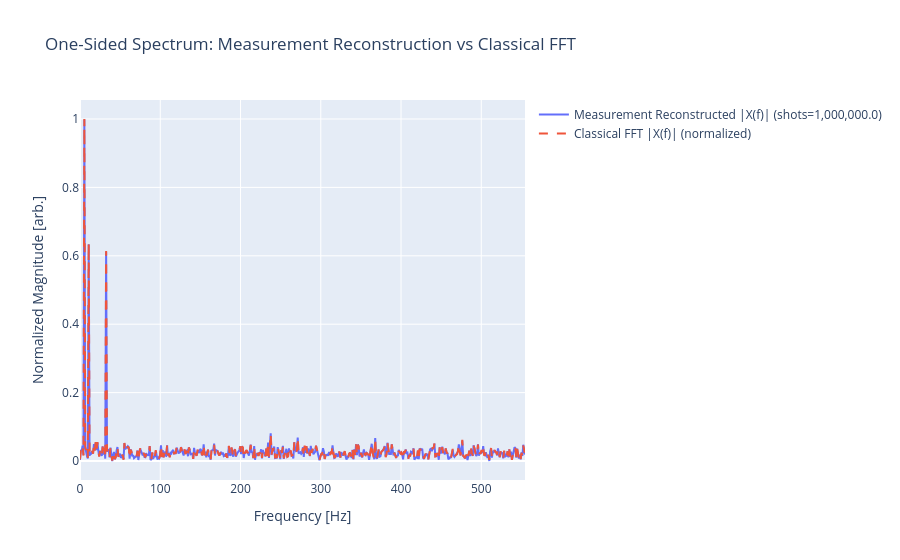
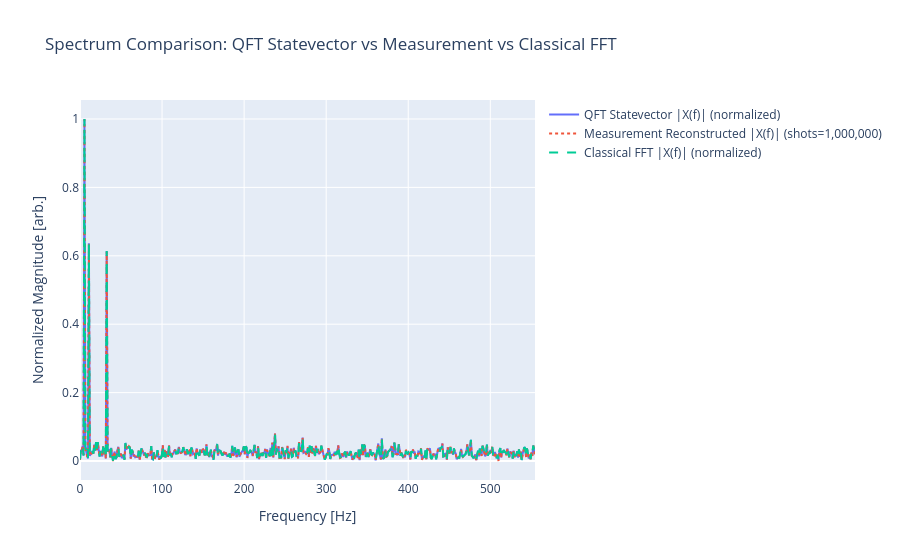

The notebook cell saved with these charts, in order:
### Markdown cell above
# Q2 c)
Now we can apply the QFT to our signal to reconstruct the spectrum. We can then compare our reconstructed spectrum to the classical FFT to see how well we did. Using measurements to reconstruct the spectrum will introduce some noise due to the finite number of shots, so we expect to see some differences between the measurement reconstructed spectrum and the classical FFT. We can plot the difference between the two spectra to see how well we did.

Another drawbacks of using measurements is that recovering the relative phase information between the different frequency components is not straightforward. The measurement probabilities only give us the magnitude of the DFT values, but not their phase. This means that we can only reconstruct the magnitude spectrum, but not the full complex spectrum which includes both magnitude and phase information. This can be a significant limitation if we are interested in analyzing the phase relationships between different frequency components in our signal.

However, using a simulator with statevector access, we can directly access the output state of the QFT and extract both the magnitude and phase information of the DFT values without needing to rely on measurements. This allows us to reconstruct the full complex spectrum and analyze the phase relationships between different frequency components in our signal.

### Code cell
def spectrum_from_QFT(signal, dt = dt,  shots=200000, compare_to_fft=True, statevector_access=False):

    qc_qft = QFT(signal)
    #show circuit diagram and make sure it displays in output
    display(qc_qft.decompose().draw('mpl'))

    N = len(signal)
    n_qubits = int(np.ceil(np.log2(N)))
    freq = sp.fft.fftfreq(N, dt)
    pos = freq >= 0

    # Classical FFT reference (complex + normalized magnitude)
    fft_complex = sp.fft.fft(signal)
    fft_mag_norm = np.abs(fft_complex) / (np.max(np.abs(fft_complex)) + 1e-15)

    # Shot-based measurement reconstruction (hardware-like)
    aer_qasm = AerSimulator()
    qc_meas_t = transpile(qc_qft, aer_qasm)
    result_meas = aer_qasm.run(qc_meas_t, shots=int(shots)).result()
    counts = result_meas.get_counts()

    p = np.zeros(N)
    for bitstr, c in counts.items():
        k = int(bitstr, 2)
        p[k] = c / int(shots)


    mag_meas = np.sqrt(p)
    mag_meas /= np.max(mag_meas) + 1e-15

    # Plot measurement reconstruction vs classical FFT
    fig_meas = go.Figure()
    fig_meas.add_trace(go.Scatter(x=freq[pos],y=mag_meas[pos],mode='lines',name=f'Measurement Reconstructed |X(f)| (shots={shots:,})'))

    if compare_to_fft:
        # Classical reference (normalized magnitude)
        fft_ref = np.abs(sp.fft.fft(signal))
        fft_ref /= np.max(fft_ref) + 1e-15
        fig_meas.add_trace(go.Scatter(x=freq[pos],y=fft_ref[pos],mode='lines',name='Classical FFT |X(f)| (normalized)',line=dict(dash='dash')))

    fig_meas.update_layout(title='One-Sided Spectrum: Measurement Reconstruction vs Classical FFT',xaxis_title='Frequency [Hz]',yaxis_title='Normalized Magnitude [arb.]')
    fig_meas.show()

    # Optional statevector reconstruction (full complex spectrum)
    if statevector_access:
        # Run statevector simulation to get full complex spectrum
        aer_sv = StatevectorSimulator()
        qc_sv_t = transpile(qc_qft.remove_final_measurements(inplace=False), aer_sv)
        result_sv = aer_sv.run(qc_sv_t).result()
        statevector_qft = np.asarray(result_sv.get_statevector(), dtype=complex)

        # Undo amplitude encoding normalization to match scipy.fft.fft(signal)
        statevector_qft = statevector_qft * np.sqrt(N) * np.linalg.norm(signal)

        # Reorder bins since state vector is little-endian but FFT output is big-endian
        rev = np.array([int(f"{i:0{n_qubits}b}"[::-1], 2) for i in range(N)], dtype=int)
        statevector_qft = statevector_qft[rev]

        mag_qft_norm = np.abs(statevector_qft) / (np.max(np.abs(statevector_qft)) + 1e-15)

        # Direct numerical check that statevector reconstruction matches classical FFT
        rel_err_sv_vs_fft = np.linalg.norm(np.abs(statevector_qft) - np.abs(fft_complex)) / (np.linalg.norm(np.abs(fft_complex)) + 1e-15)
        print(f'Relative L2 error |QFT_statevector|-|FFT|: {rel_err_sv_vs_fft:.3e}')

        # Plot statevector vs measurement vs FFT
        fig_sv = go.Figure()
        fig_sv.add_trace(go.Scatter(x=freq[pos], y=mag_qft_norm[pos], mode='lines', name='QFT Statevector |X(f)| (normalized)'))
        fig_sv.add_trace(go.Scatter(x=freq[pos], y=mag_meas[pos], mode='lines', name=f'Measurement Reconstructed |X(f)| (shots={int(shots):,})', line=dict(dash='dot')))
        fig_sv.add_trace(go.Scatter(x=freq[pos], y=fft_mag_norm[pos], mode='lines', name='Classical FFT |X(f)| (normalized)', line=dict(dash='dash')))
        fig_sv.update_layout(title='Spectrum Comparison: QFT Statevector vs Measurement vs Classical FFT', xaxis_title='Frequency [Hz]', yaxis_title='Normalized Magnitude [arb.]')
        fig_sv.show()

        # Peak list + robust relative phases from complex ratios
        freq_pos = freq[pos]
        mag_qft_pos = mag_qft_norm[pos]
        peak_idx = np.where(mag_qft_pos > 0.5)[0]
        print('Frequencies with peaks above 0.5 (QFT statevector):', [freq_pos[i].round(3) for i in peak_idx])

        print('Relative phases between dominant peaks (degrees):')
        for a in range(len(peak_idx)):
            for b in range(a + 1, len(peak_idx)):
                i = peak_idx[a]
                j = peak_idx[b]
                # angle(X_i * conj(X_j)) is stable against global phase offsets
                dphi = np.angle(statevector_qft[pos][i] * np.conj(statevector_qft[pos][j]), deg=True)
                print(f'Phase difference between {freq_pos[i].round(3)} Hz and {freq_pos[j].round(3)} Hz: {dphi:.3f} degrees')


spectrum_from_QFT(signal, shots=1e6, dt = dt, compare_to_fft=True, statevector_access=True)

### Figure 1 — Plotly figure (JSON) as saved in the notebook; plotly's stock layout.template omitted (floating-point values rounded to 4 significant figures; data arrays with more than 128 entries replaced by an {"elided": "..."} marker saying what was removed)
{"data": [{"mode": "lines", "name": "Measurement Reconstructed |X(f)| (shots=1,000,000.0)", "type": "scatter", "x": {"elided": "512 float values"}, "y": {"elided": "512 float values"}}, {"line": {"dash": "dash"}, "mode": "lines", "name": "Classical FFT |X(f)| (normalized)", "type": "scatter", "x": {"elided": "512 float values"}, "y": {"elided": "512 float values"}}], "layout": {"title": {"text": "One-Sided Spectrum: Measurement Reconstruction vs Classical FFT"}, "xaxis": {"title": {"text": "Frequency [Hz]"}}, "yaxis": {"title": {"text": "Normalized Magnitude [arb.]"}}}}

### Figure 2 — Plotly figure (JSON) as saved in the notebook; plotly's stock layout.template omitted (floating-point values rounded to 4 significant figures; data arrays with more than 128 entries replaced by an {"elided": "..."} marker saying what was removed)
{"data": [{"mode": "lines", "name": "QFT Statevector |X(f)| (normalized)", "type": "scatter", "x": {"elided": "512 float values"}, "y": {"elided": "512 float values"}}, {"line": {"dash": "dot"}, "mode": "lines", "name": "Measurement Reconstructed |X(f)| (shots=1,000,000)", "type": "scatter", "x": {"elided": "512 float values"}, "y": {"elided": "512 float values"}}, {"line": {"dash": "dash"}, "mode": "lines", "name": "Classical FFT |X(f)| (normalized)", "type": "scatter", "x": {"elided": "512 float values"}, "y": {"elided": "512 float values"}}], "layout": {"title": {"text": "Spectrum Comparison: QFT Statevector vs Measurement vs Classical FFT"}, "xaxis": {"title": {"text": "Frequency [Hz]"}}, "yaxis": {"title": {"text": "Normalized Magnitude [arb.]"}}}}
